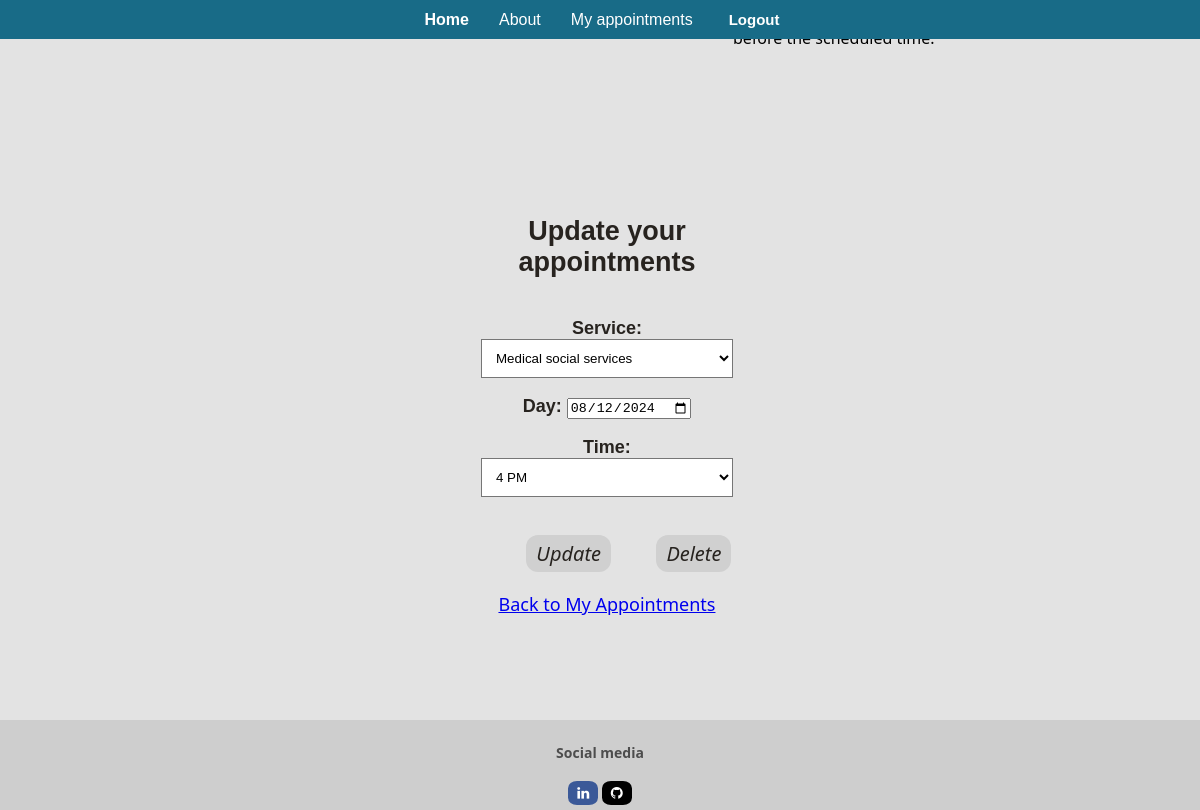
/update_appointment/71/ (signed in), run on the app's committed database.
### app/models.py (models this page shows, shortened)
class Appointment(models.Model):
    class Meta:
        indexes = [
            models.Index(fields=['user']),
            models.Index(fields=['day']),
            models.Index(fields=['time']),
        ]
    user = models.ForeignKey(User, on_delete=models.CASCADE, null=True, blank=True)
    service = models.CharField(max_length=50, choices=SERVICE_CHOICES, default="Doctor care")
    day = models.DateField(default=timezone.now)
    time = models.CharField(max_length=10, choices=TIME_CHOICES, default="3 PM")
    time_ordered = models.DateTimeField(default=datetime.now, blank=True)

### app/views.py (the view)
# urls.py: path("update_appointment/<int:appointment_id>/", views.update_appointment, name="update_appointment"),
def update_appointment(request, appointment_id):
    appointment = get_object_or_404(Appointment, pk=appointment_id, user=request.user)
    if request.method == 'POST':
        if 'update' in request.POST:
            update_form = UpdateAppointmentForm(request.POST, instance=appointment)
            if update_form.is_valid():
                update_form.save()
                return redirect('my_appointments')
        elif 'delete' in request.POST:
            appointment.delete()
        return redirect('my_appointments')
    else:
        form = UpdateAppointmentForm(instance=appointment)
    return render(request, 'app/update_appointment.html', {'form': form, 'appointment': appointment})

### app/forms.py (shortened to what this page needs)
class UpdateAppointmentForm(forms.ModelForm):
    class Meta:
        model = Appointment
        fields = ['service', 'day', 'time']
        widgets = {
            'day': CustomDateSelectorWidget(),
        }

### app/templates/app/update_appointment.html (shortened to what this page needs)
{% extends "app/layout.html" %}
{% block content %}
<div class="update-container">
  <h2> Update your appointments</h2>
  <form method="post" action="{% url 'update_appointment' appointment.id %}">
    {{ form.as_p }}
    <div class="button-container">
      <button class="button3" type="submit" name="update">Update</button>
      <button class="button3" type="submit" name="delete">Delete</button>
    </div>
  </form>
  <a style="margin-top: 20px;" href="{% url 'my_appointments' %}">Back to My Appointments</a>
</div>
{% endblock %}

### app/static/app/site.css (style rules this page uses)
body { background-color: #e3e3e3; padding: 0; margin: 0; }
h1, h2, h3, p { color: rgb(39, 35, 31); text-align: center; font-family: 'Lucida Sans', 'Lucida Sans Regular', 'Lucida Grande', 'Lucida Sans Unicode', Geneva, Verdana, sans-serif; font-weight: 600; }
.button-container { display: flex; align-items: center; margin-right: 40%; }
.update-container { display: flex; flex-direction: column; justify-content: center; align-items: center; height: 100vh; margin: 0 auto; font-size: large; margin-left: 40%; width: auto; }
select { background-color: white; outline: 20px red; color: black; cursor: pointer; width: 100%; padding: 10px; }
option { font-size: 14px; }
.button3 { font-family: 'Segoe UI', Tahoma, Geneva, Verdana, sans-serif; font-style: italic; font-weight: 500; border-style: hidden; background-color: #d0d0d0; border-color: rgb(39, 35, 31); border-radius: 12px; padding: 5px 10px; color: rgb(39, 35, 31); display: fixed; font-size: 20px; margin-left: 30%; transition-duration: 0.4s; margin-top: 20px; }

### data on the page
Appointment: service "Medical social services", day "08/12/2024", time "4 PM"
